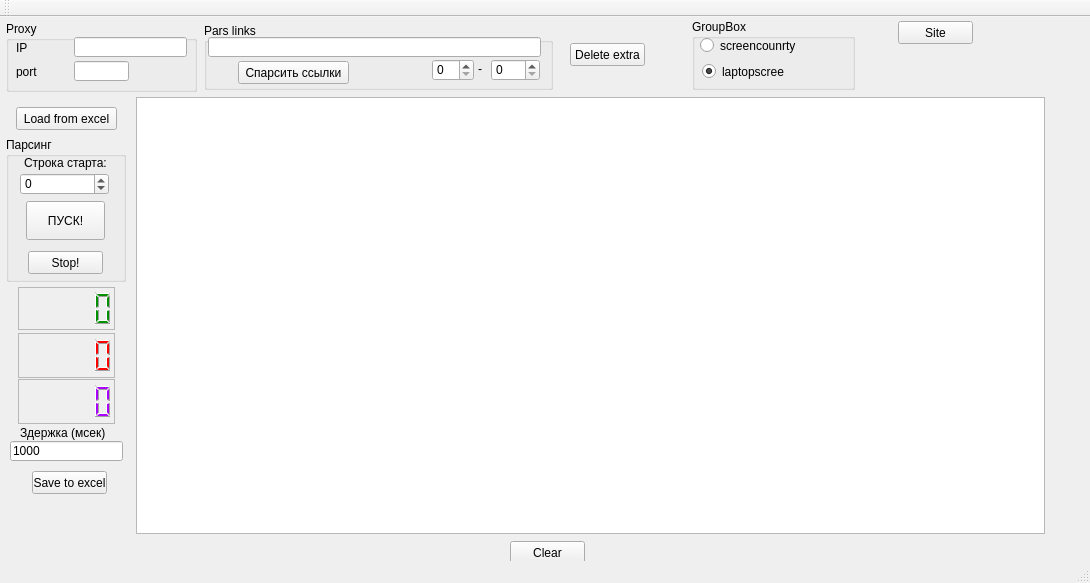
<?xml version="1.0" encoding="UTF-8"?>
<ui version="4.0">
 <class>MainWindow</class>
 <widget class="QMainWindow" name="MainWindow">
  <property name="geometry">
   <rect>
    <x>0</x>
    <y>0</y>
    <width>1090</width>
    <height>583</height>
   </rect>
  </property>
  <property name="windowTitle">
   <string>MainWindow</string>
  </property>
  <widget class="QWidget" name="centralWidget">
   <widget class="QPushButton" name="pushButton_2">
    <property name="geometry">
     <rect>
      <x>510</x>
      <y>524</y>
      <width>75</width>
      <height>23</height>
     </rect>
    </property>
    <property name="text">
     <string>Clear</string>
    </property>
   </widget>
   <widget class="QTableWidget" name="tableWidget">
    <property name="geometry">
     <rect>
      <x>136</x>
      <y>80</y>
      <width>909</width>
      <height>437</height>
     </rect>
    </property>
   </widget>
   <widget class="QPushButton" name="btn_SaveToExcel">
    <property name="geometry">
     <rect>
      <x>32</x>
      <y>454</y>
      <width>75</width>
      <height>23</height>
     </rect>
    </property>
    <property name="text">
     <string>Save to excel</string>
    </property>
   </widget>
   <widget class="QPushButton" name="pushButton_4">
    <property name="geometry">
     <rect>
      <x>16</x>
      <y>90</y>
      <width>101</width>
      <height>23</height>
     </rect>
    </property>
    <property name="text">
     <string>Load from excel</string>
    </property>
   </widget>
   <widget class="QLineEdit" name="edit_Delay">
    <property name="geometry">
     <rect>
      <x>10</x>
      <y>424</y>
      <width>113</width>
      <height>20</height>
     </rect>
    </property>
    <property name="text">
     <string>1000</string>
    </property>
   </widget>
   <widget class="QLabel" name="label">
    <property name="geometry">
     <rect>
      <x>20</x>
      <y>408</y>
      <width>91</width>
      <height>16</height>
     </rect>
    </property>
    <property name="text">
     <string>Здержка (мсек)</string>
    </property>
   </widget>
   <widget class="QGroupBox" name="groupBox">
    <property name="geometry">
     <rect>
      <x>6</x>
      <y>4</y>
      <width>191</width>
      <height>71</height>
     </rect>
    </property>
    <property name="title">
     <string>Proxy</string>
    </property>
    <widget class="QLabel" name="label_2">
     <property name="geometry">
      <rect>
       <x>10</x>
       <y>20</y>
       <width>47</width>
       <height>13</height>
      </rect>
     </property>
     <property name="text">
      <string>IP</string>
     </property>
    </widget>
    <widget class="QLabel" name="label_3">
     <property name="geometry">
      <rect>
       <x>10</x>
       <y>44</y>
       <width>47</width>
       <height>13</height>
      </rect>
     </property>
     <property name="text">
      <string>port</string>
     </property>
    </widget>
    <widget class="QLineEdit" name="edit_IP">
     <property name="geometry">
      <rect>
       <x>68</x>
       <y>16</y>
       <width>113</width>
       <height>20</height>
      </rect>
     </property>
    </widget>
    <widget class="QLineEdit" name="edit_Port">
     <property name="geometry">
      <rect>
       <x>68</x>
       <y>40</y>
       <width>55</width>
       <height>20</height>
      </rect>
     </property>
    </widget>
   </widget>
   <widget class="QLCDNumber" name="lcdNumber">
    <property name="geometry">
     <rect>
      <x>18</x>
      <y>270</y>
      <width>97</width>
      <height>43</height>
     </rect>
    </property>
    <property name="palette">
     <palette>
      <active>
       <colorrole role="WindowText">
        <brush brushstyle="SolidPattern">
         <color alpha="255">
          <red>0</red>
          <green>143</green>
          <blue>0</blue>
         </color>
        </brush>
       </colorrole>
       <colorrole role="Text">
        <brush brushstyle="SolidPattern">
         <color alpha="255">
          <red>0</red>
          <green>255</green>
          <blue>127</blue>
         </color>
        </brush>
       </colorrole>
       <colorrole role="PlaceholderText">
        <brush brushstyle="NoBrush">
         <color alpha="128">
          <red>0</red>
          <green>255</green>
          <blue>127</blue>
         </color>
        </brush>
       </colorrole>
      </active>
      <inactive>
       <colorrole role="WindowText">
        <brush brushstyle="SolidPattern">
         <color alpha="255">
          <red>0</red>
          <green>143</green>
          <blue>0</blue>
         </color>
        </brush>
       </colorrole>
       <colorrole role="Text">
        <brush brushstyle="SolidPattern">
         <color alpha="255">
          <red>0</red>
          <green>255</green>
          <blue>127</blue>
         </color>
        </brush>
       </colorrole>
       <colorrole role="PlaceholderText">
        <brush brushstyle="NoBrush">
         <color alpha="128">
          <red>0</red>
          <green>255</green>
          <blue>127</blue>
         </color>
        </brush>
       </colorrole>
      </inactive>
      <disabled>
       <colorrole role="WindowText">
        <brush brushstyle="SolidPattern">
         <color alpha="255">
          <red>120</red>
          <green>120</green>
          <blue>120</blue>
         </color>
        </brush>
       </colorrole>
       <colorrole role="Text">
        <brush brushstyle="SolidPattern">
         <color alpha="255">
          <red>120</red>
          <green>120</green>
          <blue>120</blue>
         </color>
        </brush>
       </colorrole>
       <colorrole role="PlaceholderText">
        <brush brushstyle="NoBrush">
         <color alpha="128">
          <red>0</red>
          <green>255</green>
          <blue>127</blue>
         </color>
        </brush>
       </colorrole>
      </disabled>
     </palette>
    </property>
    <property name="frameShape">
     <enum>QFrame::StyledPanel</enum>
    </property>
    <property name="value" stdset="0">
     <double>0.000000000000000</double>
    </property>
   </widget>
   <widget class="QLCDNumber" name="lcd_Done">
    <property name="geometry">
     <rect>
      <x>18</x>
      <y>362</y>
      <width>97</width>
      <height>45</height>
     </rect>
    </property>
    <property name="palette">
     <palette>
      <active>
       <colorrole role="WindowText">
        <brush brushstyle="SolidPattern">
         <color alpha="255">
          <red>170</red>
          <green>0</green>
          <blue>255</blue>
         </color>
        </brush>
       </colorrole>
      </active>
      <inactive>
       <colorrole role="WindowText">
        <brush brushstyle="SolidPattern">
         <color alpha="255">
          <red>170</red>
          <green>0</green>
          <blue>255</blue>
         </color>
        </brush>
       </colorrole>
      </inactive>
      <disabled>
       <colorrole role="WindowText">
        <brush brushstyle="SolidPattern">
         <color alpha="255">
          <red>120</red>
          <green>120</green>
          <blue>120</blue>
         </color>
        </brush>
       </colorrole>
      </disabled>
     </palette>
    </property>
    <property name="frameShape">
     <enum>QFrame::StyledPanel</enum>
    </property>
    <property name="intValue" stdset="0">
     <number>0</number>
    </property>
   </widget>
   <widget class="QGroupBox" name="groupBox_2">
    <property name="geometry">
     <rect>
      <x>6</x>
      <y>120</y>
      <width>120</width>
      <height>145</height>
     </rect>
    </property>
    <property name="title">
     <string>Парсинг</string>
    </property>
    <widget class="QPushButton" name="pushButton_3">
     <property name="geometry">
      <rect>
       <x>20</x>
       <y>64</y>
       <width>79</width>
       <height>39</height>
      </rect>
     </property>
     <property name="text">
      <string>ПУСК!</string>
     </property>
    </widget>
    <widget class="QLabel" name="label_4">
     <property name="geometry">
      <rect>
       <x>18</x>
       <y>18</y>
       <width>85</width>
       <height>16</height>
      </rect>
     </property>
     <property name="text">
      <string>Строка старта:</string>
     </property>
    </widget>
    <widget class="QSpinBox" name="sb_Row">
     <property name="geometry">
      <rect>
       <x>14</x>
       <y>36</y>
       <width>89</width>
       <height>22</height>
      </rect>
     </property>
     <property name="minimum">
      <number>-1</number>
     </property>
     <property name="maximum">
      <number>99999</number>
     </property>
    </widget>
    <widget class="QPushButton" name="pushButton_5">
     <property name="geometry">
      <rect>
       <x>22</x>
       <y>114</y>
       <width>75</width>
       <height>23</height>
      </rect>
     </property>
     <property name="text">
      <string>Stop!</string>
     </property>
    </widget>
   </widget>
   <widget class="QLCDNumber" name="lcd_Delay">
    <property name="geometry">
     <rect>
      <x>18</x>
      <y>316</y>
      <width>97</width>
      <height>45</height>
     </rect>
    </property>
    <property name="palette">
     <palette>
      <active>
       <colorrole role="WindowText">
        <brush brushstyle="SolidPattern">
         <color alpha="255">
          <red>255</red>
          <green>0</green>
          <blue>0</blue>
         </color>
        </brush>
       </colorrole>
      </active>
      <inactive>
       <colorrole role="WindowText">
        <brush brushstyle="SolidPattern">
         <color alpha="255">
          <red>255</red>
          <green>0</green>
          <blue>0</blue>
         </color>
        </brush>
       </colorrole>
      </inactive>
      <disabled>
       <colorrole role="WindowText">
        <brush brushstyle="SolidPattern">
         <color alpha="255">
          <red>120</red>
          <green>120</green>
          <blue>120</blue>
         </color>
        </brush>
       </colorrole>
      </disabled>
     </palette>
    </property>
    <property name="frameShape">
     <enum>QFrame::StyledPanel</enum>
    </property>
    <property name="intValue" stdset="0">
     <number>0</number>
    </property>
   </widget>
   <widget class="QPushButton" name="pushButton_6">
    <property name="geometry">
     <rect>
      <x>898</x>
      <y>4</y>
      <width>75</width>
      <height>23</height>
     </rect>
    </property>
    <property name="text">
     <string>Site</string>
    </property>
   </widget>
   <widget class="QWidget" name="verticalLayoutWidget">
    <property name="geometry">
     <rect>
      <x>264</x>
      <y>558</y>
      <width>160</width>
      <height>80</height>
     </rect>
    </property>
    <layout class="QVBoxLayout" name="verticalLayout"/>
   </widget>
   <widget class="QPushButton" name="pushButton_7">
    <property name="geometry">
     <rect>
      <x>570</x>
      <y>26</y>
      <width>75</width>
      <height>23</height>
     </rect>
    </property>
    <property name="text">
     <string>Delete extra</string>
    </property>
   </widget>
   <widget class="QGroupBox" name="groupBox_3">
    <property name="geometry">
     <rect>
      <x>692</x>
      <y>2</y>
      <width>163</width>
      <height>71</height>
     </rect>
    </property>
    <property name="title">
     <string>GroupBox</string>
    </property>
    <widget class="QRadioButton" name="radioButton">
     <property name="geometry">
      <rect>
       <x>8</x>
       <y>18</y>
       <width>107</width>
       <height>17</height>
      </rect>
     </property>
     <property name="text">
      <string>screencounrty</string>
     </property>
     <property name="checked">
      <bool>false</bool>
     </property>
    </widget>
    <widget class="QRadioButton" name="radioButton_2">
     <property name="geometry">
      <rect>
       <x>10</x>
       <y>44</y>
       <width>82</width>
       <height>17</height>
      </rect>
     </property>
     <property name="text">
      <string>laptopscreen</string>
     </property>
     <property name="checked">
      <bool>true</bool>
     </property>
    </widget>
   </widget>
   <widget class="QGroupBox" name="groupBox_4">
    <property name="geometry">
     <rect>
      <x>204</x>
      <y>6</y>
      <width>349</width>
      <height>67</height>
     </rect>
    </property>
    <property name="title">
     <string>Pars links</string>
    </property>
    <widget class="QLineEdit" name="lineEdit">
     <property name="geometry">
      <rect>
       <x>4</x>
       <y>14</y>
       <width>333</width>
       <height>20</height>
      </rect>
     </property>
    </widget>
    <widget class="QSpinBox" name="sb_From">
     <property name="geometry">
      <rect>
       <x>228</x>
       <y>36</y>
       <width>42</width>
       <height>22</height>
      </rect>
     </property>
    </widget>
    <widget class="QSpinBox" name="sb_To">
     <property name="geometry">
      <rect>
       <x>287</x>
       <y>36</y>
       <width>49</width>
       <height>22</height>
      </rect>
     </property>
     <property name="maximum">
      <number>999</number>
     </property>
    </widget>
    <widget class="QLabel" name="label_5">
     <property name="geometry">
      <rect>
       <x>274</x>
       <y>38</y>
       <width>16</width>
       <height>16</height>
      </rect>
     </property>
     <property name="text">
      <string>-</string>
     </property>
    </widget>
    <widget class="QPushButton" name="pushButton">
     <property name="geometry">
      <rect>
       <x>34</x>
       <y>38</y>
       <width>111</width>
       <height>23</height>
      </rect>
     </property>
     <property name="text">
      <string>Спарсить ссылки</string>
     </property>
    </widget>
   </widget>
  </widget>
  <widget class="QMenuBar" name="menuBar">
   <property name="geometry">
    <rect>
     <x>0</x>
     <y>0</y>
     <width>1090</width>
     <height>21</height>
    </rect>
   </property>
  </widget>
  <widget class="QToolBar" name="mainToolBar">
   <attribute name="toolBarArea">
    <enum>TopToolBarArea</enum>
   </attribute>
   <attribute name="toolBarBreak">
    <bool>false</bool>
   </attribute>
  </widget>
  <widget class="QStatusBar" name="statusBar"/>
 </widget>
 <layoutdefault spacing="6" margin="11"/>
 <resources/>
 <connections/>
</ui>
